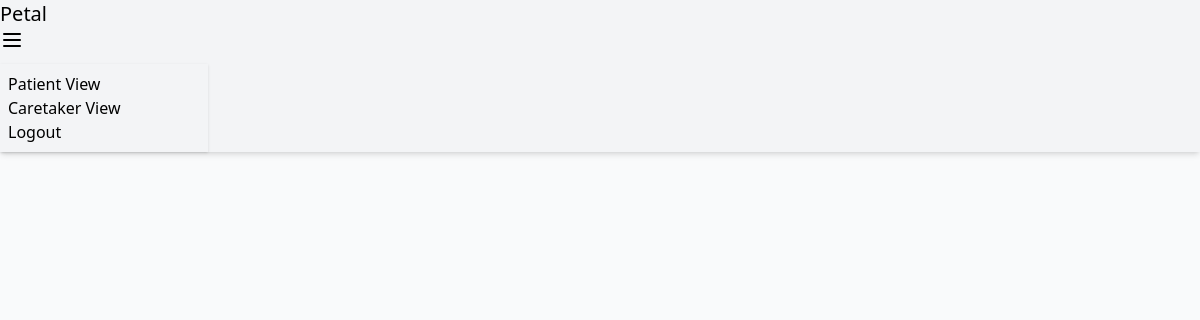
/patient/, run on an earlier commit of the app's database.
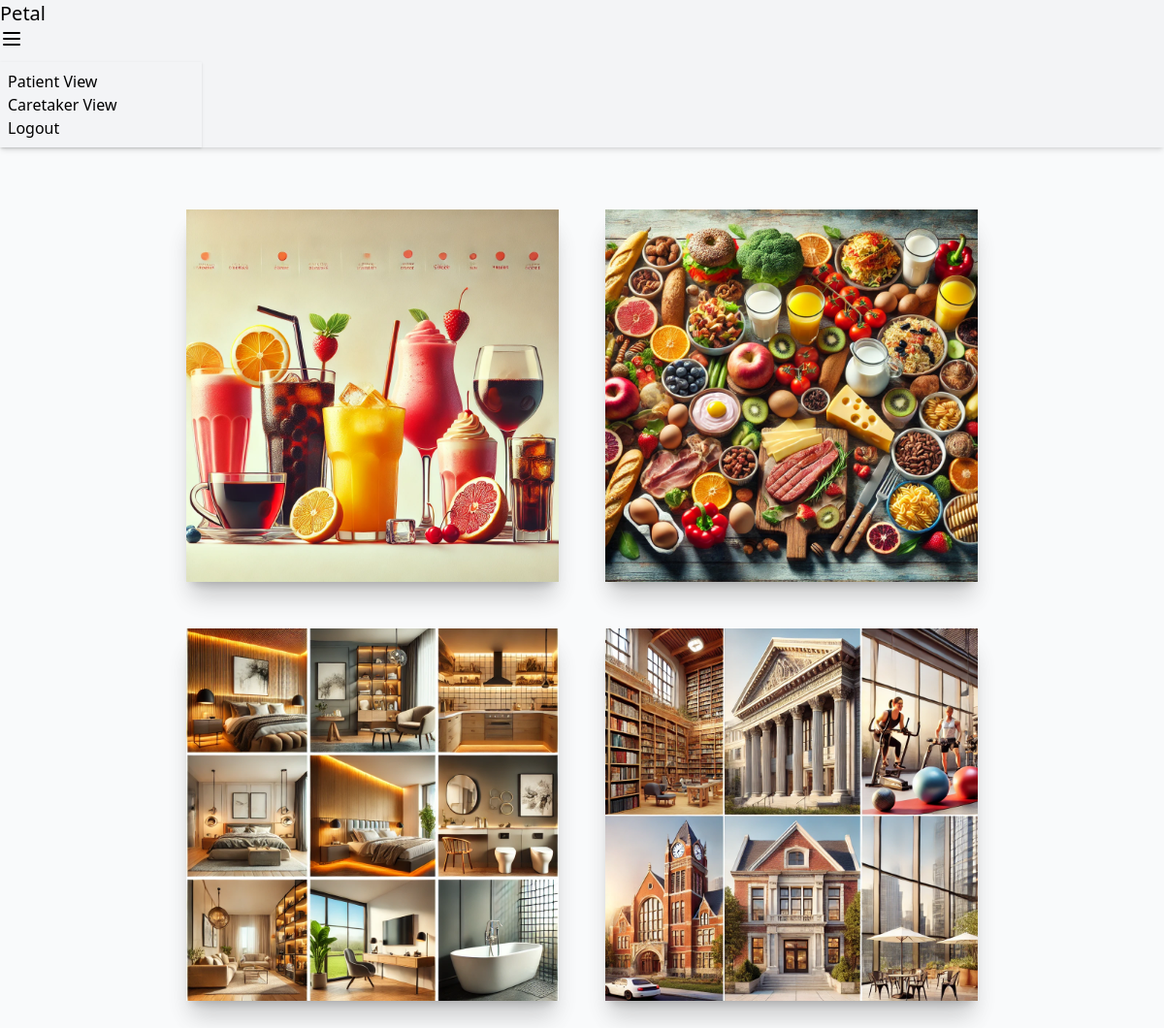
And on a later commit of the database.
### core/models.py (models this page shows, shortened)
class Node(models.Model):
    name = models.CharField(max_length=255)
    image = models.ImageField(upload_to='uploads/', null=True, blank=True)
    parent = models.ForeignKey('self', null=True, blank=True, on_delete=models.CASCADE, related_name='children')

### core/views/patient_view.py (the view)
# urls.py: path("patient/", patient_view.render_nodes, name="patient-dashboard"),
def render_nodes(request, node_id=None):
    if node_id is None:
        nodes = Node.objects.filter(parent=None)
    else:
        parent = Node.objects.get(id=node_id)
        nodes = parent.children.all()
    return render(request, "nodes.html", {"nodes": nodes})

### core/templates/nodes.html (shortened to what this page needs)
{% extends 'base.html' %} {% load static%}  {% block content %}
<section class="flex flex-wrap items-center justify-center gap-4 w-full h-full">
  {% for node in nodes %} {% if node.children.all|length > 0 %}
  <div
    class="card bg-base-100 w-96 shadow-xl mx-4 my-4"
    id="category-card-{{ forloop.counter }}"
  >
    <div
      class="tooltip tooltip-primary hover:scale-110 transition-transform duration-300"
      data-tip="{{ node.name }}"
    >
      <a class="w-full h-full" href="{% url 'patient-node' node.id %}">
        <figure class="rounded-lg shadow-xl">
          <img src="{{ node.image.url }}" alt="{{ node.name }}" />
        </figure>
      </a>
    </div>
  </div>
  {% endif %} {%endfor%}
</section>
{% endblock %}

### core/templates/base.html (shortened to what this page needs)
{% load static tailwind_tags %} {% load static %}
<!DOCTYPE html>
<html lang="en">
  <head>
    {% tailwind_css %}
  </head>
  <body class="bg-gray-50 font-sans leading-normal tracking-normal min-h-screen w-full">
    <div class="navbar bg-gray-100 shadow-md">
      <div class="navbar-center">
        <a class="btn btn-ghost text-xl" href="{% url 'patient-dashboard' %}">Petal</a>
      </div>
      <div class="navbar-end">
        <div class="dropdown dropdown-end">
          <div tabindex="0" role="button" class="btn btn-ghost btn-circle">
            <img src="{% static 'core/icons/hamburger.svg' %}" alt="Menu Icon" class="w-6 h-6" />
          </div>
          <ul
            tabindex="0"
            class="menu menu-sm dropdown-content bg-base-100 rounded-box z-[1] mt-3 w-52 p-2 shadow"
          >
            <li><a href="{% url 'patient-dashboard' %}">Patient View</a></li>
            <li><a href="{% url 'caretaker-dashboard' %}">Caretaker View</a></li>
            <li><a href="{% url 'logout' %}">Logout</a></li>
          </ul>
        </div>
      </div>
    </div>
    <div class="no-scroll w-full h-full py-12">{% block content %} {% endblock %}</div>
  </body>
</html>

What changed in the data, as far as the page shows it:
added Node: image (picture)
added Node: image (picture)
added Node: image (picture)
added Node: image (picture)
